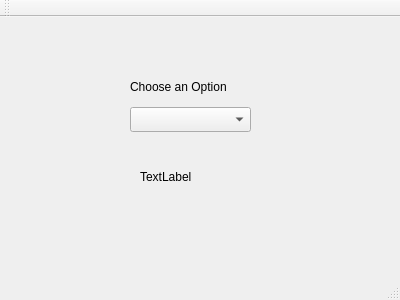
<?xml version="1.0" encoding="UTF-8"?>
<ui version="4.0">
 <class>MainWindow</class>
 <widget class="QMainWindow" name="MainWindow">
  <property name="geometry">
   <rect>
    <x>0</x>
    <y>0</y>
    <width>400</width>
    <height>300</height>
   </rect>
  </property>
  <property name="windowTitle">
   <string>Quantum Activites</string>
  </property>
  <widget class="QWidget" name="centralWidget">
   <widget class="QLabel" name="label">
    <property name="geometry">
     <rect>
      <x>130</x>
      <y>60</y>
      <width>121</width>
      <height>20</height>
     </rect>
    </property>
    <property name="text">
     <string>Choose an Option</string>
    </property>
   </widget>
   <widget class="QComboBox" name="selection">
    <property name="geometry">
     <rect>
      <x>130</x>
      <y>90</y>
      <width>121</width>
      <height>25</height>
     </rect>
    </property>
   </widget>
   <widget class="QLabel" name="output">
    <property name="geometry">
     <rect>
      <x>140</x>
      <y>150</y>
      <width>111</width>
      <height>20</height>
     </rect>
    </property>
    <property name="text">
     <string>TextLabel</string>
    </property>
   </widget>
  </widget>
  <widget class="QMenuBar" name="menuBar">
   <property name="geometry">
    <rect>
     <x>0</x>
     <y>0</y>
     <width>400</width>
     <height>22</height>
    </rect>
   </property>
  </widget>
  <widget class="QToolBar" name="mainToolBar">
   <attribute name="toolBarArea">
    <enum>TopToolBarArea</enum>
   </attribute>
   <attribute name="toolBarBreak">
    <bool>false</bool>
   </attribute>
  </widget>
  <widget class="QStatusBar" name="statusBar"/>
 </widget>
 <layoutdefault spacing="6" margin="11"/>
 <resources/>
 <connections/>
</ui>
